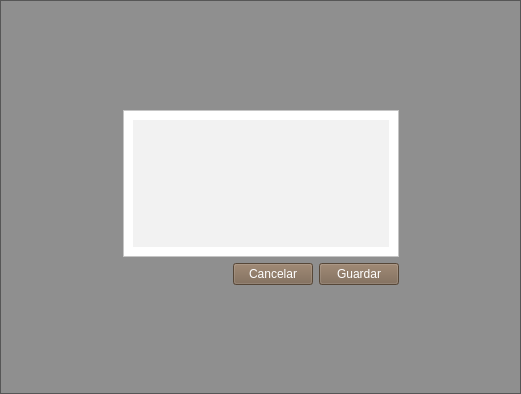
<?xml version="1.0" encoding="UTF-8"?>
<ui version="4.0">
 <class>Modify_comment</class>
 <widget class="QWidget" name="Modify_comment">
  <property name="geometry">
   <rect>
    <x>0</x>
    <y>0</y>
    <width>521</width>
    <height>394</height>
   </rect>
  </property>
  <property name="windowTitle">
   <string>Form</string>
  </property>
  <layout class="QVBoxLayout" name="verticalLayout_4">
   <property name="leftMargin">
    <number>0</number>
   </property>
   <property name="topMargin">
    <number>0</number>
   </property>
   <property name="rightMargin">
    <number>0</number>
   </property>
   <property name="bottomMargin">
    <number>0</number>
   </property>
   <item>
    <widget class="QFrame" name="frame_2">
     <property name="styleSheet">
      <string notr="true">background-color:rgba(0,0,0,40%);</string>
     </property>
     <property name="frameShape">
      <enum>QFrame::StyledPanel</enum>
     </property>
     <property name="frameShadow">
      <enum>QFrame::Raised</enum>
     </property>
     <layout class="QVBoxLayout" name="verticalLayout_3">
      <item>
       <spacer name="verticalSpacer">
        <property name="orientation">
         <enum>Qt::Vertical</enum>
        </property>
        <property name="sizeHint" stdset="0">
         <size>
          <width>20</width>
          <height>164</height>
         </size>
        </property>
       </spacer>
      </item>
      <item>
       <layout class="QHBoxLayout" name="horizontalLayout_2">
        <item>
         <spacer name="horizontalSpacer">
          <property name="orientation">
           <enum>Qt::Horizontal</enum>
          </property>
          <property name="sizeHint" stdset="0">
           <size>
            <width>40</width>
            <height>20</height>
           </size>
          </property>
         </spacer>
        </item>
        <item>
         <layout class="QVBoxLayout" name="verticalLayout_2">
          <item>
           <widget class="QFrame" name="frame">
            <property name="styleSheet">
             <string notr="true">background-color:white;</string>
            </property>
            <property name="frameShape">
             <enum>QFrame::StyledPanel</enum>
            </property>
            <property name="frameShadow">
             <enum>QFrame::Raised</enum>
            </property>
            <layout class="QVBoxLayout" name="verticalLayout">
             <item>
              <widget class="QPlainTextEdit" name="commentario">
               <property name="styleSheet">
                <string notr="true">background-color:#F2F2F2;
font: 12pt &quot;MS Shell Dlg 2&quot;;
border:0px solid;
color: #294D39;</string>
               </property>
              </widget>
             </item>
            </layout>
           </widget>
          </item>
          <item>
           <layout class="QHBoxLayout" name="horizontalLayout">
            <item>
             <spacer name="horizontalSpacer_3">
              <property name="orientation">
               <enum>Qt::Horizontal</enum>
              </property>
              <property name="sizeHint" stdset="0">
               <size>
                <width>40</width>
                <height>20</height>
               </size>
              </property>
             </spacer>
            </item>
            <item>
             <widget class="QPushButton" name="pushButton_2">
              <property name="styleSheet">
               <string notr="true">font: 10pt &quot;MS Shell Dlg 2&quot;;
color:white;
background-color:#79634E;
min-width:6em;
max-width:6em;
min-height:1.8em;
max-height:1.8em;</string>
              </property>
              <property name="text">
               <string>Cancelar</string>
              </property>
             </widget>
            </item>
            <item>
             <widget class="QPushButton" name="pushButton">
              <property name="styleSheet">
               <string notr="true">font: 10pt &quot;MS Shell Dlg 2&quot;;
color:white;
background-color:#79634E;
min-width:6em;
max-width:6em;
min-height:1.8em;
max-height:1.8em;</string>
              </property>
              <property name="text">
               <string>Guardar</string>
              </property>
             </widget>
            </item>
           </layout>
          </item>
         </layout>
        </item>
        <item>
         <spacer name="horizontalSpacer_2">
          <property name="orientation">
           <enum>Qt::Horizontal</enum>
          </property>
          <property name="sizeHint" stdset="0">
           <size>
            <width>40</width>
            <height>20</height>
           </size>
          </property>
         </spacer>
        </item>
       </layout>
      </item>
      <item>
       <spacer name="verticalSpacer_2">
        <property name="orientation">
         <enum>Qt::Vertical</enum>
        </property>
        <property name="sizeHint" stdset="0">
         <size>
          <width>20</width>
          <height>163</height>
         </size>
        </property>
       </spacer>
      </item>
     </layout>
    </widget>
   </item>
  </layout>
 </widget>
 <resources/>
 <connections/>
</ui>
